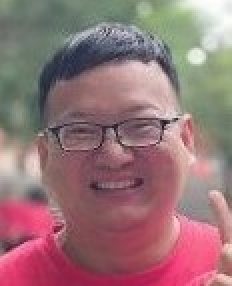
#> input picture image/04.jpg, 116 x 143 px (shown 2 times larger)
$ python pillow.py
#> lines starting #> are read from the running program, lines starting #| are printed output that depends on the picture
from PIL import Image

IMG = './image/04.jpg'
char_table = list('''☻@B%8&WM#*oahkbdpqwmZO0QLCJUYXzcvunxrjft/\|()1{}[]?-_+~<>i!lI;:,"^`'. ''')


def get_char(r, g, b, tsp=256):
    if tsp == 0:
        return ' '
    length = len(char_table)
    gray = int(r*0.299 + g*0.587 + b*0.114)
    return char_table[int(gray / (256.0 + 1) * length)]


if __name__ == '__main__':
    im = Image.open(IMG)
#> im is the input picture: PIL image 116x143 RGB; mean R, G, B 151, 115.7, 119.1
    w, h = im.size
#> w = 116; h = 143
    w, h = int(1.0*w), int(0.6*h)
#> h = 85
    im=im.resize((w,h),Image.NEAREST)
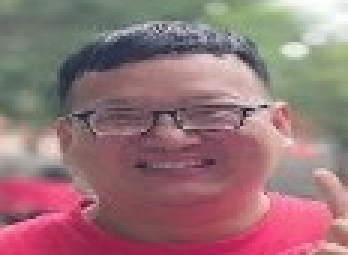
#> im: PIL image 116x85 RGB (shown 3 times larger); mean R, G, B 150.9, 115.6, 119
    print('image size is : %s x %s' % (w, h))
#| image size is : 116 x 85
    txt = ''
    for i in range(h):
        for j in range(w):
            txt += get_char(*im.getpixel((j, i)))
        txt += '\n'

    print(txt)
#> (printed output is left out)
    with open(IMG+'.txt', 'w') as f:
        f.write(txt)

$ run again, with image/03.jpeg copied over image/04.jpg
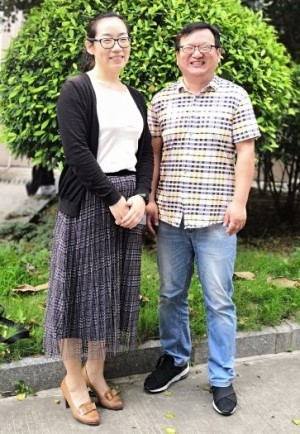
#> input picture image/03.jpeg, 300 x 434 px
#> im is the input picture: PIL image 300x434 RGB; mean R, G, B 126.9, 131, 109.4
#> `im=im.resize((w,h),Image.NEAREST)`:
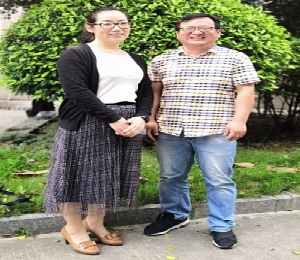
#> im: PIL image 300x260 RGB; mean R, G, B 126.9, 131, 109.4
#| image size is : 300 x 260
#> (printed output is left out)
